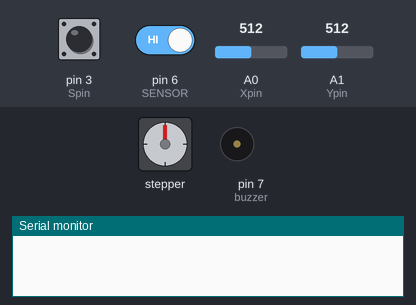
Bench run of a sketch on a simulated Arduino Uno, built with avr-gcc and run on an emulated ATmega328P. Parts: stepper motor, buzzer (waves = sounding), the last lines printed to the serial monitor. The test bench sets the inputs (shaded band); at power-on: A0 (Xpin) = 512, pin 6 (SENSOR) HIGH, pin 3 (Spin) HIGH, A1 (Ypin) = 512. Stepper angles assume 200 steps per turn.

Above: at 1.2 s.
1.3 s: A0 (Xpin) set to 701
2.8 s: A0 (Xpin) set to 720
At 3.1 s:
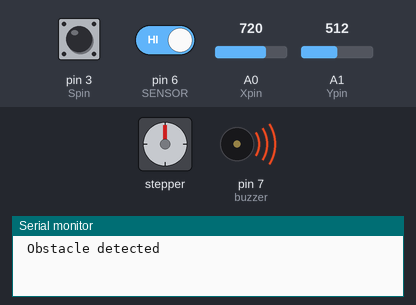
5.8 s: pin 6 (SENSOR) driven LOW
At 5.95 s:
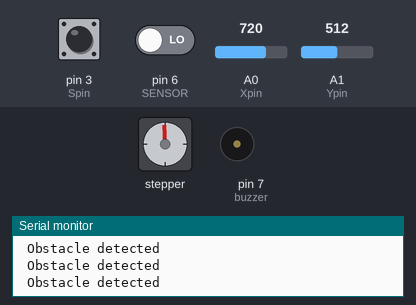
8.8 s: pin 6 (SENSOR) driven HIGH
At 9.2 s:
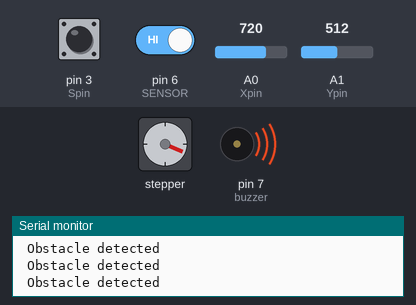
11.8 s: A0 (Xpin) set to 90
At 11.95 s:
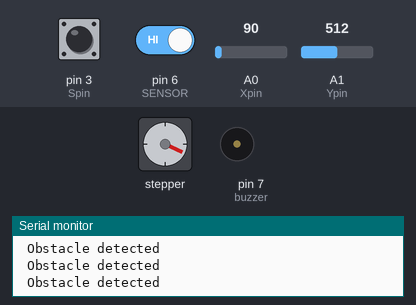
14.8 s: A0 (Xpin) set to 106
At 14.8 s:
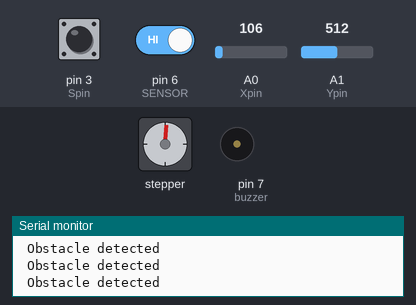
Timing chart, 0 to 17.3 s (numbered marks = the images above; inputs shaded):
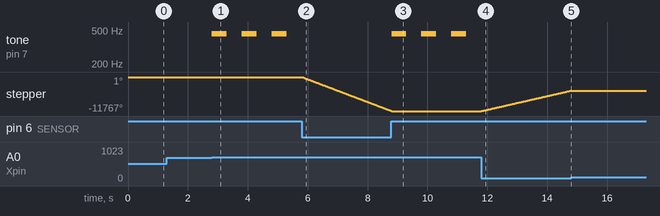

Measured:
- the behaviour switches between 712 and 713 on A0 (Xpin) (found by bisection; images 0 and 1)
- the behaviour switches between 99 and 100 on A0 (Xpin) (found by bisection; images 4 and 5)
- after the input at 1.3 s, every drawn part: stays the same
- after the input at 2.8 s, tone on pin 7 (buzzer): alternates 450 Hz for 0.50 s and silent for 0.50 s, starting at once
- after the input at 5.8 s, tone on pin 7 (buzzer): stops changing and stays silent; stepper: keeps turning counter-clockwise at about 3925°/s, starting at once
- after the input at 8.8 s, tone on pin 7 (buzzer): alternates 450 Hz for 0.50 s and silent for 0.50 s, starting at once
- after the input at 11.8 s, tone on pin 7 (buzzer): stops changing and stays silent; stepper: keeps turning clockwise at about 2366°/s, starting at once
- after the input at 14.8 s, stepper: stops changing and stays -4675°

The sketch:

FYP_PART_2.ino
```cpp
#include <Adafruit_GFX.h>
#include <Adafruit_ST7735.h>
#include <SPI.h>
#include <Arduino.h>
#include <AccelStepper.h>

#define TFT_RST  12
#define TFT_CS   10
#define TFT_DC   2

#define MOTOR_STEPS 200
#define DIR A4
#define STEP A3

#define SENSOR 6
//#define SENSORRIGHT 5
#define MOTOR_STEPS 200
#define DIR A4
#define STEP A3
AccelStepper stepper(AccelStepper::DRIVER, STEP, DIR );

Adafruit_ST7735 tft = Adafruit_ST7735(TFT_CS, TFT_DC, TFT_RST);

int Xpin = A0;
int Ypin = A1;
int Spin = 3;
int Xval;
int Yval;
int Sval;

//int sensorLeft;
//int sensorRight;
int buzzer = 7;
void setup()

{
  pinMode (Xpin, INPUT);
  pinMode (Ypin , INPUT);
  pinMode (Spin, INPUT);
  digitalWrite(Spin, HIGH);
  pinMode(SENSOR, INPUT_PULLUP);// define pin as Input  sensor
//  pinMode(SENSORRIGHT, INPUT_PULLUP);// define pin as Input  sensor
  Serial.begin(9600);
  stepper.setMaxSpeed(8000);
  stepper.setSpeed(3000);
}

void loop()
{
  int  sensorLeft = digitalRead(SENSOR); // read the sensorleft
  // int  sensorRight = digitalRead(SENSORRIGHT);
  Xval = analogRead(Xpin);
  Yval = analogRead(Ypin);
  Sval = digitalRead(Spin);
  //stepper.runSpeed();
  if ( Xval > 712 ) {
    if ( sensorLeft == 1) {
      Serial.println(" Obstacle detected");
     tone ( buzzer , 450);
      delay(500);
      noTone(buzzer);
      delay(500);
    }
    else {
      stepper.setSpeed(-5000);
      stepper.runSpeed();
    }
  }

  if (Xval < 100 ) {
    /*if(sensorRight == 0){
    Serial.println(" Obstacle detected");
      tone ( buzzer , 450);
      delay(500);
      noTone(buzzer);
      delay(500);

      }
      else {
  */
    stepper.setSpeed(3000);
    stepper.runSpeed();

  }


}
```
